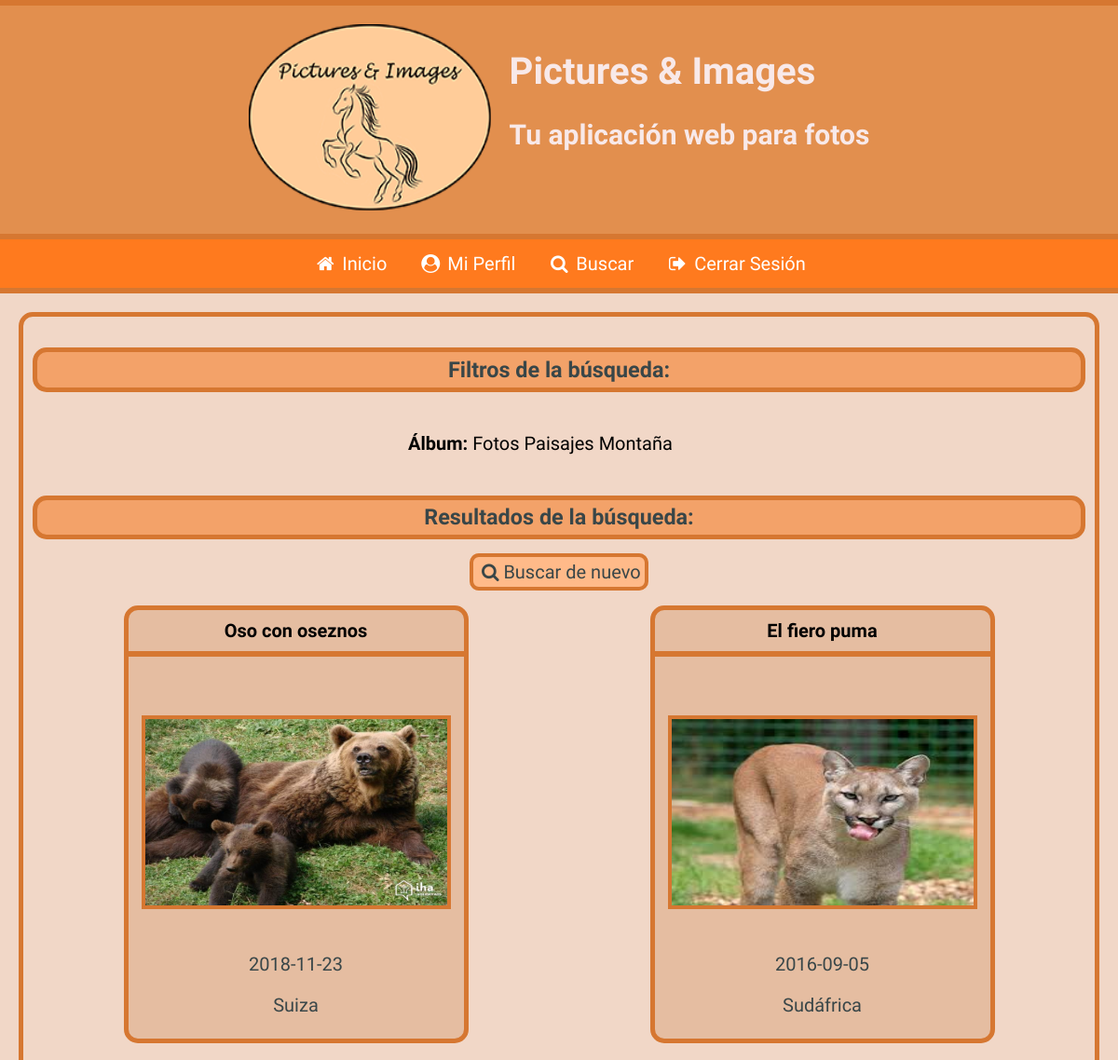
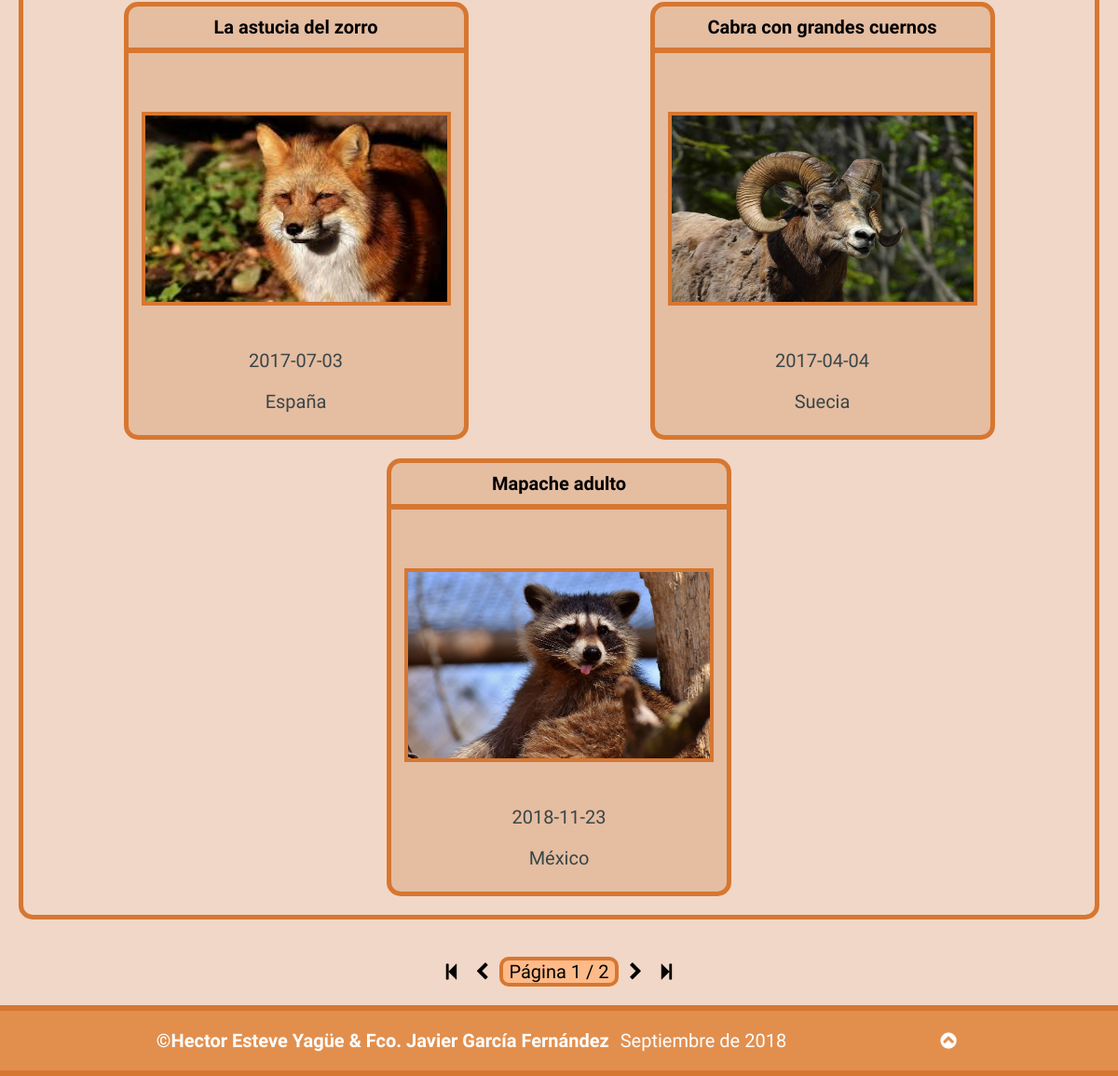
Page /resultado_busqueda.php?Album=Fotos Paisajes Montaña (signed in) on the committed database (2 pictures, top to bottom).
### tables this page shows
CREATE TABLE `fotos` (
  `IdFoto` int(11) NOT NULL,
  `Titulo` varchar(200) NOT NULL,
  `Descripcion` mediumtext NOT NULL,
  `Fecha` date NOT NULL,
  `Pais` int(11) NOT NULL,
  `Album` int(11) NOT NULL,
  `Fichero` varchar(500) NOT NULL,
  `Alternativo` varchar(200) NOT NULL,
  `FRegistro` datetime NOT NULL DEFAULT CURRENT_TIMESTAMP ON UPDATE CURRENT_TIMESTAMP
);

CREATE TABLE `paises` (
  `IdPais` int(11) NOT NULL,
  `NomPais` varchar(200) NOT NULL,
  `Continente` varchar(200) NOT NULL
);

### resultado_busqueda.php (the view, shortened to what this page needs)
<?php
require_once("head.php");
require_once("header.php");
if(isset($_SESSION["usuarioLog"]) && $cookieFalsa == false){
	require_once("barraNavSesionIniciada.php");
}
else{
	require_once("barraNavSesionNoIniciada.php");
	if($cookieFalsa){
		mostrarMensErrorCookie();
	}
}
?>
<?php
		$hayGet = false;
		$hayFiltros = false;
		foreach ($_GET as $value){
			if(isset($value)){
				$hayGet=true;
			}
			if(!empty($value)){
				$hayFiltros = true;
			}
		}
		if($hayGet==true){
			if($hayFiltros == true){
				echo<<<filtros
				<section id="resultados">
				<h3>Filtros de la búsqueda:</h3>
				<div id="filtrosAplicados" class="mostrarDatos">
filtros;
				$getSaneado = $_GET;
				foreach ($getSaneado as $key => $value) {
					$clave = $key;
					cambiarClave($clave);
					if($value != ""){
						if($key != "pagina"){
							echo"<p><b>$clave:</b> $value</p>";
						}
					}
				}
				echo "</div>";
				require_once("paginacion.php");
				if(!empty($_GET["pagina"]) && ($_GET["pagina"] > $totalPaginas || !is_numeric($_GET["pagina"]))){
					$pagina = $totalPaginas;
					echo<<<cerrarSection
						</div>
					</section>
cerrarSection;
					mostrarErrorPaginaNoExistente();
				}
				else{
					mostrarResultBusq();
				}
		}
		}
function cambiarClave(&$clave){
	$clav = array(
		"Album" => "Álbum",
		"NomUsuario" => "Autor",
		"FRegistro" => "Fecha",
		"Titulo" => "Título",
		"Descripcion" => "Descripción",
		"palClave" => "Palabra clave",
		"Pais" => "País",
	);
	foreach ($clav as $key => $value) {
		if($clave == $key){
			$clave = $value;
			break;
		}
	}
}
function mostrarResultBusq(){
	echo<<<resultadoBusqueda1
		<h3>Resultados de la búsqueda:</h3>
		<a href="formulario_busqueda.php" title="Realizar otra búsqueda"><span class="icon-search">Buscar de nuevo</span></a>
		<div class="imagenes">
resultadoBusqueda1;
		$sentencia = $sentencia = 'SELECT IdFoto, f.Titulo, a.Titulo AS AlbumTit, NomUsuario, Fichero, Alternativo, Fecha, NomPais FROM fotos f JOIN albumes a on (f.Album = a.IdAlbum) JOIN usuarios ON (a.Usuario = usuarios.IdUsuario) JOIN paises ON (f.Pais = paises.IdPais) WHERE ' . $GLOBALS["busqueda"] . ' ORDER BY (f.FRegistro) DESC ' . 'LIMIT ' . $GLOBALS["inicio"] . ',' . $GLOBALS["tamPag"];
		if(!($resultado = $GLOBALS["mysqli"]->query($sentencia))) {
			echo "<p>Error al ejecutar la sentencia <b>$sentencia</b>: " . $GLOBALS["mysqli"]->error;
			echo '</p>';
			exit;
		}
		if(mysqli_num_rows($resultado) >= 1){
			while($fila = $resultado->fetch_assoc()){
				$idFoto = $fila["IdFoto"];
				$titulo = $fila["Titulo"];
				$fichero = $fila["Fichero"];
				$alt = $fila["Alternativo"];
				$fecha = $fila["Fecha"];
				$pais = $fila["NomPais"];
		echo<<<articulo
			<article>
				<h4><a href="detalle_foto.php?id=$idFoto" title="Ver detalles de la foto">$titulo</a></h4>
				<figure>
					<a href="detalle_foto.php?id=$idFoto" title="Ver detalles de la foto"><img src="./$fichero" alt="$alt"/></a>
				</figure>
				<footer>
					<p><time datetime="$fecha">$fecha</time></p>
					<p>$pais</p>
				</footer>
			</article>
articulo;
			}
		}
		else{
			echo "<p><b>No hay resultados</b></p>";
		}
	echo<<<resultadoBusqueda2
		</div>
		</section>
		<div class="paginacion">
			<div>
				<a href="resultado_busqueda.php?{$GLOBALS['getUrl']}&pagina=1"><span class="icon-to-start" title="Primeras 5 imágenes"></span></a>
				<a href="resultado_busqueda.php?{$GLOBALS['getUrl']}&pagina={$GLOBALS['paginaAnt']}"><span class="icon-left-open" title="Anteriores 5 imágenes"></span></a>
				<p>Página <output>{$GLOBALS['pagina']}</output> / {$GLOBALS['totalPaginas']}</p>
				<a href="resultado_busqueda.php?{$GLOBALS['getUrl']}&pagina={$GLOBALS['paginaSig']}"><span class="icon-right-open" title="Siguientes 5 imágenes"></span></a>
				<a href="resultado_busqueda.php?{$GLOBALS['getUrl']}&pagina={$GLOBALS['totalPaginas']}"><span class="icon-to-end" title="Últimas 5 imágenes"></span></a>
			</div>
		</div>
resultadoBusqueda2;
}
?>
<?php
	require_once("footer.php");
?>

### estilo.css (style rules this page uses)
body { box-sizing: border-box; min-width: 320px; max-width: 1980px; margin: 0 auto; background-color: #F1D7C7; font-family: 'Kalam', cursive; font-size: 20px; position: relative; }
body>section { margin: 1em; border: 0.3em solid #D67731; border-width: 5px; border-radius: 15px; padding: 0.5em; text-align: center; }
body>section>h3 { background-color: #F3A269; padding: 0.2em; border: 0.3em solid #D67731; border-width: 5px; border-radius: 15px; display: flex; justify-content: center; color: #394648; }
body>section>a { border: 0.2em solid #D67731; border-radius: 10px; background-color: #FFBA89; padding: 0.2em; color: #394648; text-decoration: none; margin: 1em; }
body>section>.imagenes { display: flex; flex-direction: row; flex-wrap: wrap; justify-content: space-around; margin-top: 0.7em; }
body>section>.imagenes>article { display: flex; flex-direction: column; background-color: #E5BDA1; border: 0.3em solid #D67731; border-width: 5px; border-radius: 15px; justify-content: space-between; color: #394648; overflow: hidden; height: 23em; width: 18em; margin: 0.5em; }
body>section>.imagenes>article>figure { margin: 0; margin-top: 1em; border: 0.2em solid #D67731; width: 90%; height: 10em; align-self: center; }
body>section>.imagenes>article>figure>a { margin: 0; display: flex; flex-direction: column; transition: all .35s ease-in-out; width: 100%; height: 100%; }
body>section>.imagenes>article>figure>a>img { width: 100%; height: 100%; align-self: center; }
body>section>.imagenes>article>h4 { margin: 0; border-bottom: 0.3em solid #D67731; padding: 0.5em; text-overflow: ellipsis; width: 100%; white-space: nowrap; overflow: hidden; align-self: center; }
body>section>.imagenes>article>h4>a { text-decoration: none; color: #000000; cursor: pointer; }
body>section>.imagenes>article>footer { display: flex; flex-direction: column; padding: 0.2em; border-radius: 15px; margin-bottom: 1em; }
body>section>.imagenes>article>footer>p { color: #394648; margin: 0; }
body>section>.imagenes>article>footer>p:first-of-type { margin-bottom: 1em; }
body>section>.mostrarDatos>p { margin-right: 2em; }
body>.paginacion { align-self: center; display: flex; justify-content: center; }
body>.paginacion>div>a { text-decoration: none; color: #000000; }
body>.paginacion>div>a,p { justify-content: center; display: inline-block; }
body>.paginacion>div>a>span { text-decoration: none; }
body>.paginacion>div>p { border: 0.2em solid #D67731; border-radius: 10px; background-color: #FFBA89; padding-left: 0.3em; padding-right: 0.3em; }

### rows in the picture
fotos: Titulo "Oso con oseznos", Fichero (picture), Fecha "2018-11-23", Pais.NomPais "Suiza"
fotos: Titulo "El fiero puma", Fichero (picture), Fecha "2016-09-05", Pais.NomPais "Sudáfrica"
fotos: Titulo "La astucia del zorro", Fichero (picture), Fecha "2017-07-03", Pais.NomPais "España"
fotos: Titulo "Cabra con grandes cuernos", Fichero (picture), Fecha "2017-04-04", Pais.NomPais "Suecia"
fotos: Titulo "Mapache adulto", Fichero (picture), Fecha "2018-11-23", Pais.NomPais "México"

### other values in the picture
$value "Fotos Paisajes Montaña"
$GLOBALS['pagina'] "1"
$GLOBALS['totalPaginas'] "2"
